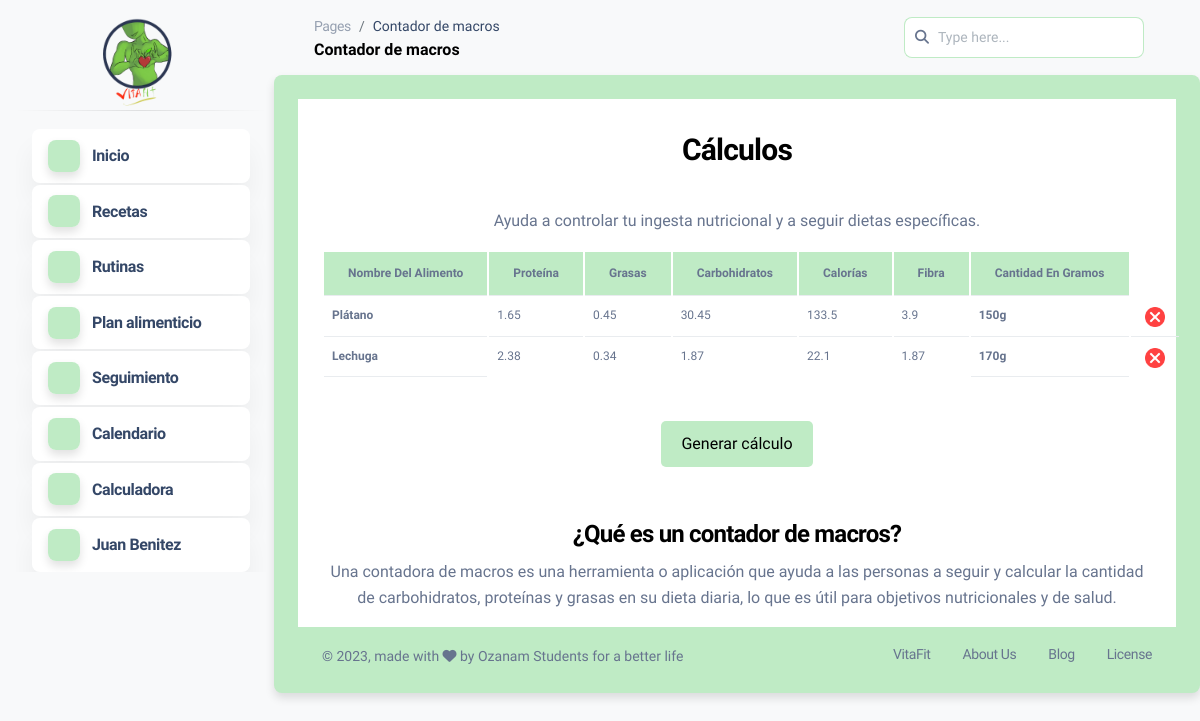
/dashboard.php?mod=calculadora (signed in), run on an earlier commit of the app's database.
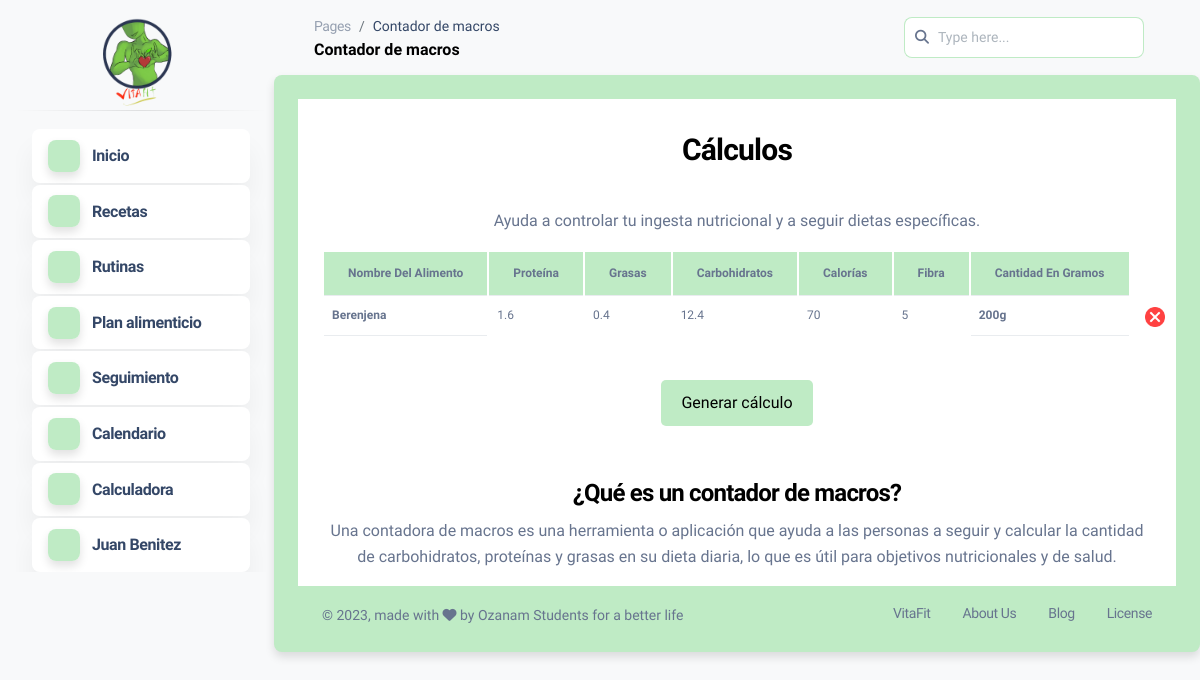
And on a later commit of the database.
### tables this page shows
CREATE TABLE `calculadora` (
  `id_calculo` int(1) NOT NULL,
  `id_alimento` int(12) NOT NULL,
  `cantidad` int(4) NOT NULL,
  `numero_identificacion` bigint(15) NOT NULL
);

CREATE TABLE `macros` (
  `id_alimentos` int(1) NOT NULL,
  `proteina` float NOT NULL,
  `grasas` float NOT NULL,
  `carbohidratos` float NOT NULL,
  `calorias` float NOT NULL,
  `fibra` float NOT NULL,
  `nombre_alimento` varchar(30) NOT NULL
);

### modulos/macros/calculadora.php (the view, shortened to what this page needs)
<div class="container cuerpo">
<div class="row">
<center>
<div class="col-md-12">
<h3 class="titulo">Cálculos</h3>
<p>Ayuda a controlar tu ingesta nutricional y a seguir dietas específicas.</p>
<table class="table">
<thead class="thead">
<tr>
<th scope="col">Nombre del alimento</th>
<th scope="col">Proteína</th>
<th scope="col">Grasas</th>
<th scope="col">Carbohidratos</th>
<th scope="col">Calorías</th>
<th scope="col">Fibra</th>
<th scope="col">Cantidad en gramos</th>
</tr>
  </thead>
  <tbody>
<?php
      include "conexion.php";
      if (isset($_SESSION['documento'])){
        $dato=$_SESSION['documento'];
        $consulta=mysqli_query($conexion,"SELECT * FROM calculadora WHERE numero_identificacion LIKE '%$dato%';") or die ($conexion."Error en la consulta");
        $cantidad = mysqli_num_rows($consulta);
        if($cantidad > 0){
            while($fila=mysqli_fetch_array($consulta)){
                $cantidad = $fila['cantidad'];
                $id_alimento = $fila['id_alimento'];
                $consulta_alimento=mysqli_query($conexion,"SELECT * FROM macros WHERE id_alimentos LIKE '%$id_alimento%';") or die ($conexion."Error en la consulta");
                if($fila=mysqli_fetch_array($consulta_alimento)){
                    $proteina = $fila['proteina'];
                    $grasas = $fila['grasas'];
                    $carbohidratos = $fila['carbohidratos'];
                    $calorias = $fila['calorias'];
                    $fibra = $fila['fibra'];
                    $nombre = $fila['nombre_alimento'];
                    $proteina1 = $proteina/100;
                    $grasas1 = $grasas/100;
                    $carbohidratos1 = $carbohidratos/100;
                    $calorias1 = $calorias/100;
                    $fibra1 = $fibra/100;
                    $proteina2 = $proteina1*$cantidad;
                    $grasas2 = $grasas1*$cantidad;
                    $carbohidratos2 = $carbohidratos1*$cantidad;
                    $calorias2 = $calorias1*$cantidad;
                    $fibra2 = $fibra1*$cantidad;
                    ?>
        <tr>
          <th><?php echo $nombre; ?></th>
          <td><?php echo $proteina2; ?></td>
          <td><?php echo $grasas2; ?></td>
          <td><?php echo $carbohidratos2; ?></td>
          <td><?php echo $calorias2; ?></td>
          <td><?php echo $fibra2; ?></td>
            <?php
                }
            ?>
          <th><?php echo $cantidad,"g"; ?></th>
          <td>
            <form action="dashboard.php?mod=calculadora" method="POST">
              <button type="submit" name="btn_eliminar" style="background-color: transparent; border: 0px;">
                <img src="img/boton-eliminar.png" alt="eliminar" width="20">
              </button>
            </form>
          </td>
        </tr>
        <?php
      }
      }
        ?>
          </tbody>
        </table>
        <br>
        <form action="dashboard.php?mod=menu_alimentos" method="POST">
          <button type="submit" name="btn_generar" class="btn_consulta">Generar cálculo</button>
        </form>
        <br><br>
        <h4>¿Qué es un contador de macros?</h4>
        <p>Una contadora de macros es una herramienta o aplicación que ayuda a las personas a seguir y calcular la cantidad de carbohidratos, proteínas y grasas en su dieta diaria, lo que es útil para objetivos nutricionales y de salud.</p>
        </center>
        </div>
        </div>
        <?php
    }
?>

### dashboard.php (shortened to what this page needs)
<?php
include "conexion.php";
?>
<!DOCTYPE html>
<html lang="es">
<head>
  <link rel="stylesheet" href="https://unpkg.com/boxicons@2.1.3/css/boxicons.min.css">
  <link href="dashboard/assets/css/nucleo-svg.css" rel="stylesheet" />
  <link id="pagestyle" href="dashboard/assets/css/dashboards.css?v=1.0.7" rel="stylesheet" />
</head>
<body class="g-sidenav-show  bg-gray-100">
  <aside class="sidenav navbar navbar-vertical navbar-expand-xs border-0 border-radius-xl my-3 fixed-start ms-3 " id="sidenav-main">
    <div class="">
      <center>
      <a href="dashboard.php?mod=inicio">
        <img src="dashboard/media/vitafit_logo.png" alt="main_logo" style="height:100px; margin-top:10px;">
      </a>
      </center>
    </div>
    <hr class="horizontal dark mt-0">
    <div class="collapse navbar-collapse  w-auto " id="sidenav-collapse-main">
      <ul class="navbar-nav">
        <li class="nav-item">
          <a class="nav-link active" href="dashboard.php?mod=inicio">
            <div class="icon icon-shape icon-sm shadow border-radius-md text-center me-2 d-flex align-items-center justify-content-center">
            <box-icon type="regular" name="home-alt-2" color="black" size="22px"></box-icon>
            </div>
            <span class="nav-link-text ms-1">Inicio</span>
          </a>
        </li>
        <li class="nav-item">
          <a class="nav-link active" href="dashboard.php?mod=recetas">
            <div class="icon icon-shape icon-sm shadow border-radius-md text-center me-2 d-flex align-items-center justify-content-center">
            <box-icon type="regular" name="book" color="black" size="22px"></box-icon>
            </div>
            <span class="nav-link-text ms-1">Recetas</span>
          </a>
        </li>
        <li class="nav-item">
          <a class="nav-link active" href="dashboard.php?mod=rutinas">
            <div class="icon icon-shape icon-sm shadow border-radius-md text-center me-2 d-flex align-items-center justify-content-center">
            <box-icon type="regular" name="time" color="black" size="22px"></box-icon>
            </div>
            <span class="nav-link-text ms-1">Rutinas</span>
          </a>
        </li>
        <li class="nav-item">
          <a class="nav-link active" href="dashboard.php?mod=p_alimenticio">
            <div class="icon icon-shape icon-sm shadow border-radius-md text-center me-2 d-flex align-items-center justify-content-center">
            <box-icon type="regular" name="spreadsheet" color="black" size="22px"></box-icon>
            </div>
            <span class="nav-link-text ms-1">Plan alimenticio</span>
          </a>
        </li>
        <li class="nav-item">
          <a class="nav-link active" href="dashboard.php?mod=seguimiento">
            <div class="icon icon-shape icon-sm shadow border-radius-md text-center me-2 d-flex align-items-center justify-content-center">
            <box-icon type="regular" name="chart" color="black" size="22px"></box-icon>
            </div>
            <span class="nav-link-text ms-1">Seguimiento</span>
          </a>
        </li>
        <li class="nav-item">
          <a class="nav-link active" href="dashboard.php?mod=calendario">
            <div class="icon icon-shape icon-sm shadow border-radius-md text-center me-2 d-flex align-items-center justify-content-center">
            <box-icon type="regular" name="calendar-edit" color="black" size="22px"></box-icon>
            </div>
            <span class="nav-link-text ms-1">Calendario</span>
          </a>
        </li>
        <li class="nav-item">
          <a class="nav-link active" href="dashboard.php?mod=calculadora">
            <div class="icon icon-shape icon-sm shadow border-radius-md text-center me-2 d-flex align-items-center justify-content-center">
            <box-icon type="regular" name="math" color="black" size="22px"></box-icon>
            </div>
            <span class="nav-link-text ms-1">Calculadora</span>
          </a>
        </li>
        <li class="nav-item">
          <a class="nav-link active" href="dashboard.php?mod=cuenta">
            <div class="icon icon-shape icon-sm shadow border-radius-md text-center me-2 d-flex align-items-center justify-content-center">
            <box-icon type="regular" name="user" color="black" size="22px"></box-icon>
            </div>
            <span class="nav-link-text ms-1"><?php echo $_SESSION['primer_nombre']," ",$_SESSION['primer_apellido']; ?><span>
          </a>
        </li>
      </ul>
    </div>
  </aside>
  <main class="main-content position-relative border-radius-lg ">
    <nav class="navbar navbar-main navbar-expand-lg px-0 mx-4 shadow-none border-radius-xl" id="navbarBlur" navbar-scroll="true">
      <div class="container-fluid py-1 px-3">
        <nav aria-label="breadcrumb">
          <ol class="breadcrumb bg-transparent mb-0 pb-0 pt-1 px-0 me-sm-6 me-5">
            <li class="breadcrumb-item text-sm"><a class="opacity-5 text-dark" href="javascript:;" style="color: #BFEBC5; ">Pages</a></li>
            <li class="breadcrumb-item text-sm text-dark active" aria-current="page">
            <?php
        if(@ $_GET['mod']=="")
        {
          echo"Inicio";
        }
        else
            if(@ $_GET['mod']=="inicio")
            {
              echo"Inicio";
            }
            else
                if(@ $_GET['mod']=="recetas")
                {
                  echo"Recetas";
                }
                else
                    if(@ $_GET['mod']=="rutinas")
                    {
                      echo"Rutinas";
                    }
                    else
                        if(@ $_GET['mod']=="p_alimenticio")
                        {
                          echo"Plan alimenticio";
                        }
                        else
                            if(@ $_GET['mod']=="seguimiento")
                            {
                              echo"Seguimiento";
                            }
                            else
                                if(@ $_GET['mod']=="cuenta")
                                {
                                  echo"Cuenta";
                                }
                                else
                                    if(@ $_GET['mod']=="calendario")
                                    {
                                      echo"Calendario";
                                    }
                                    else
                                        if(@ $_GET['mod']=="calculadora")
                                        {
                                          echo"Contador de macros";
                                        }
      ?>
            </li>
          </ol>
          <h6 class="font-weight-bolder mb-0">
          <?php
        if(@ $_GET['mod']=="")
        {
          echo"Inicio";
        }
        else
            if(@ $_GET['mod']=="inicio")
            {
              echo"Inicio";
            }
            else
                if(@ $_GET['mod']=="recetas")
                {
                  echo"Recetas";
                }
                else
                    if(@ $_GET['mod']=="rutinas")
                    {
                      echo"Rutinas";
                    }
                    else
                        if(@ $_GET['mod']=="p_alimenticio")
                        {
                          echo"Plan alimenticio";
                        }
                        else
                            if(@ $_GET['mod']=="seguimiento")
                            {
                              echo"Seguimiento";
                            }
                            else
                                if(@ $_GET['mod']=="cuenta")
                                {
                                  echo"Cuenta";
                                }
                                else
                                    if(@ $_GET['mod']=="calendario")
                                    {
                                      echo"Calendario";
                                    }
                                    else
                                        if(@ $_GET['mod']=="calculadora")
                                        {
                                          echo"Contador de macros";
                                        }
      ?>
          </h6>
        </nav>
        <div class="collapse navbar-collapse mt-sm-0 mt-2 me-md-0 me-sm-4" id="navbar">
          <div class="ms-md-auto pe-md-3 d-flex align-items-center">
            <div class="input-group">
              <span class="input-group-text text-body"><i class="fas fa-search" aria-hidden="true"></i></span>
              <input type="text" class="form-control" placeholder="Type here...">
            </div>
          </div>
        </div>
      </div>
    </nav>
    <div class="container-fluid py-4 shadow border-radius-md" style=" background-color: #BFEBC5;">
      <?php
        if(@ $_GET['mod']=="")
        {
          require_once("modulos/inicio.php");
        }
        else
            if(@ $_GET['mod']=="inicio")
            {
              require_once("modulos/inicio.php");
            }
            else
                if(@ $_GET['mod']=="recetas")
                {
                  require_once("modulos/recetas.php");
                }
                else
                    if(@ $_GET['mod']=="rutinas")
                    {
                      require_once("modulos/rutinas/rutinas.php");
                    }
                    else
                        if(@ $_GET['mod']=="p_alimenticio")
                        {
                          require_once("modulos/plan/p_alimenticio.php");
                        }
                        else
                            if(@ $_GET['mod']=="seguimiento")
                            {
                              require_once("modulos/seguimiento.php");
                            }
                            else
                                if(@ $_GET['mod']=="cuenta")
                                {
                                  require_once("modulos/cuenta.php");
                                }
                                else
                                    if(@ $_GET['mod']=="calendario")
                                    {
                                      require_once("modulos/calendario.php");
                                    }
                                    else
                                        if(@ $_GET['mod']=="calculadora")
                                        {
                                          require_once("modulos/macros/calculadora.php");
                                        }
      ?>
      <footer class="footer pt-3  ">
        <div class="container-fluid">
          <div class="row align-items-center justify-content-lg-between">
            <div class="col-lg-6 mb-lg-0 mb-4">
              <div class="copyright text-center text-sm text-muted text-lg-start">
                © ,
                made with <i class="fa fa-heart"></i> by Ozanam Students for a better life
              </div>
            </div>
            <div class="col-lg-6">
              <ul class="nav nav-footer justify-content-center justify-content-lg-end">
                <li class="nav-item">
                  <a href="https://instagram.com/vitafit_fo" class="nav-link text-muted" target="_blank">VitaFit</a>
                </li>
                <li class="nav-item">
                  <a href="https://www.creative-tim.com/presentation" class="nav-link text-muted" target="_blank">About Us</a>
                </li>
                <li class="nav-item">
                  <a href="https://www.creative-tim.com/blog" class="nav-link text-muted" target="_blank">Blog</a>
                </li>
                <li class="nav-item">
                  <a href="https://www.creative-tim.com/license" class="nav-link pe-0 text-muted" target="_blank">License</a>
                </li>
              </ul>
            </div>
          </div>
        </div>
      </footer>
    </div>
  </main>
</body>
</html>

### dashboard/assets/css/nucleo-svg.css (style rules this page uses)
.icon { display: inline-block; color: #111111; height: 1em; width: 1em; }
.icon-sm { height: 0.8em; width: 0.8em; }
.icon { fill: currentColor; stroke: none; }

### modulos/macros/calculadora.php (style rules this page uses)
.table { font-size: 12px; }
.thead { background-color:#BFEBC5; }
.btn_consulta { background-color:#BFEBC5; padding: 10px 20px; color: black; border: none; border-radius: 5px; font-size: 16px; cursor: pointer; transition: transform 0.3s ease; }
.cuerpo { background-color:white; position: relative; }
.titulo { padding: 30px 20px; }

What changed in the data, as far as the page shows it:
removed calculadora: id_alimento.nombre_alimento "Plátano", proteina2 "1.65", grasas2 "0.45", carbohidratos2 "30.45", calorias2 "133.5", fibra2 "3.9", cantidad "150"
removed calculadora: id_alimento.nombre_alimento "Lechuga", proteina2 "2.38", grasas2 "0.34", carbohidratos2 "1.87", calorias2 "22.1", fibra2 "1.87", cantidad "170"
added calculadora: id_alimento.nombre_alimento "Berenjena", proteina2 "1.6", grasas2 "0.4", carbohidratos2 "12.4", calorias2 "70", fibra2 "5", cantidad "200"
